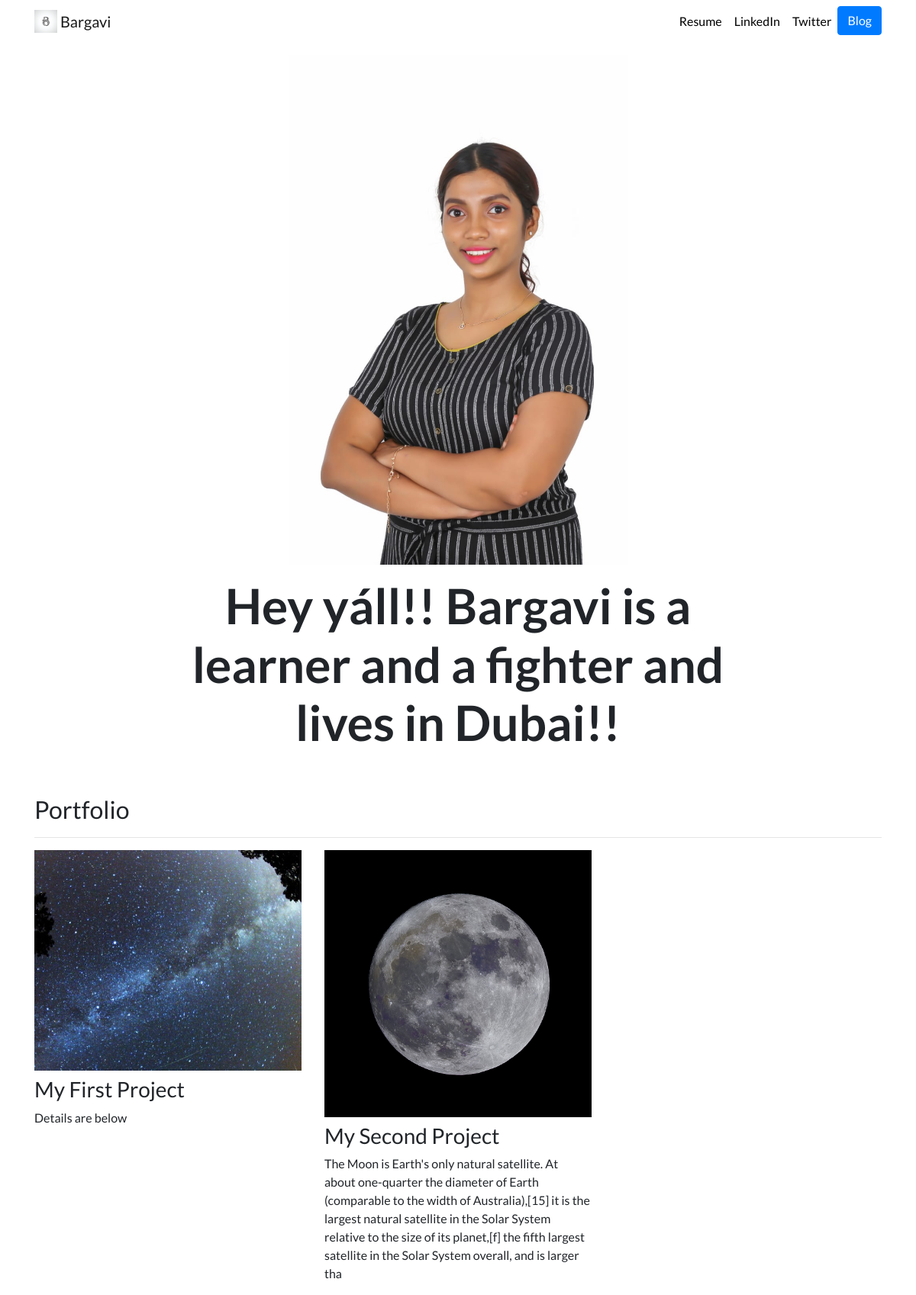
The page / on the database its author committed.
### portfolio/models.py (models this page shows, shortened)
class Project(models.Model):
     title = models.CharField(max_length=100)
     description = models.CharField(max_length=300)
     image = models.ImageField(upload_to='portfolio/images/')
     url = models.URLField(blank=True)

### portfolio/views.py (the view)
# urls.py: 2. Add a URL to urlpatterns:  path('', views.home, name='home')
def home(request):
    projects = Project.objects.all()
    return render(request, 'portfolio/home.html', {'projects':projects})

### portfolio/templates/portfolio/home.html
{% extends "portfolio/base.html" %}
{% load static %}
{% block content %}
<div class="row justify-content-center my-3">
  <div class="col-5">
    <img src="{% static 'portfolio/Profile.jpeg' %}" class="img-fluid">
  </div>
</div>
<div class="row justify-content-center mb-3">
  <div class="col-md-9 text-center">
    <h1 id="hometext" class="font-weight-bold">Hey yáll!! Bargavi is a learner and a fighter and lives in Dubai!!</h1>
  </div>
</div>
<h2 class="mt-5">Portfolio</h2>
<hr>
<div class="row">
  {% for project in projects %}
  <div class="col-lg-4 col-md-6">
    {% if project.url %}
    <a href="{{ project.url }}">
      <img src="{{ project.image.url }}" class="img-fluid mb-2">
    </a>
    {% else %}
    <img src="{{ project.image.url }}" class="img-fluid mb-2">
    {% endif %}
    <h3>{{ project.title }}</h3>
    <p>{{ project.description }}</p>
  </div>
  {% endfor %}
</div>
{% endblock %}

### portfolio/templates/portfolio/base.html (shortened to what this page needs)
{% load static %}
<!doctype html>
<html lang="en">
<head>
  <link rel="stylesheet" href="https://stackpath.bootstrapcdn.com/bootstrap/4.4.1/css/bootstrap.min.css">
  <link rel="stylesheet" href="{% static "portfolio/custom.css" %}">
</head>
<body>
  <nav id="topNav" class="navbar navbar-expand-md navbar-light">
    <div class="container">
      <a class="navbar-brand" href="{% url 'home' %}">
        <img src="{% static 'portfolio/logo.jpg' %}" width="30" height="30" class="d-inline-block align-top" alt="Bavi's Logo">
        <span>Bargavi</span>
      </a>
      <div class="collapse navbar-collapse text-center" id="navbarNav">
        <ul class="navbar-nav ml-auto">
          <li class="nav-item">
            <a class="nav-link" href="{% static "portfolio/resume.pdf" %}">Resume</a>
          </li>
          <li class="nav-item">
            <a class="nav-link" href="https://www.linkedin.com/in/bargavi-u-021b67a0/" target="_blank">LinkedIn</a>
          </li>
          <li class="nav-item">
            <a class="nav-link" href="https://twitter.com" target="_blank">Twitter</a>
          </li>
          <li>
            <a role="button" href="{% url 'blog:all_blogs' %}" class="btn btn-primary">Blog</a>
          </li>
        </ul>
      </div>
    </div>
  </nav>
  <div class="container">
    {% block content %}{% endblock %}
  </div>
</body>
</html>

### portfolio/static/portfolio/custom.css (style rules this page uses)
.navbar-nav .nav-link { color: rgba(0,0,0,1) !important; }
body { font-family: 'Lato', sans-serif; }
@media (min-width: 992px) { #hometext { font-size: 4rem; } }

### rows shown on the page
Project: image (picture), title "My First Project", description "Details are below"
Project: image (picture), title "My Second Project", description "The Moon is Earth's only natural satellite. At about one-quarter the diameter of Earth (comparable to the width of Australia),[15] it is the largest natural satellite in the Solar System relative to the size of its planet,[f] the fifth largest satellite in the Solar System overall, and is larger tha"
